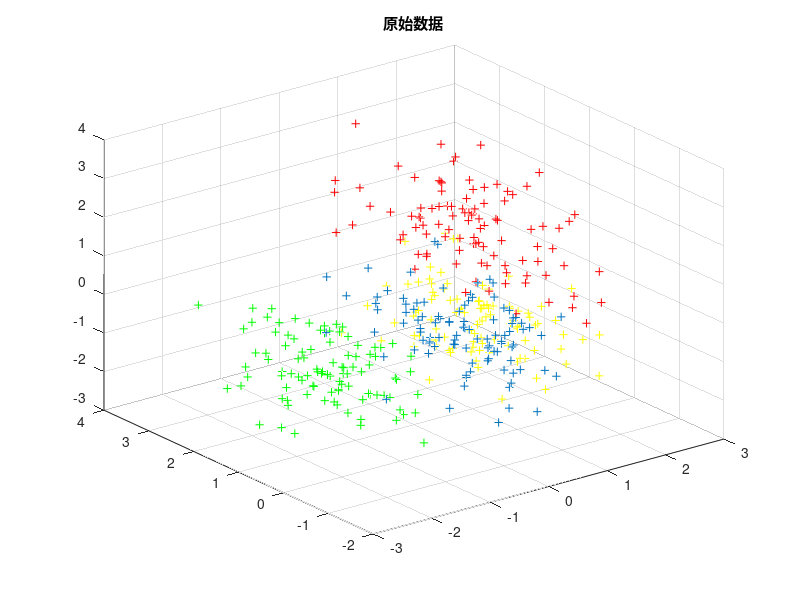
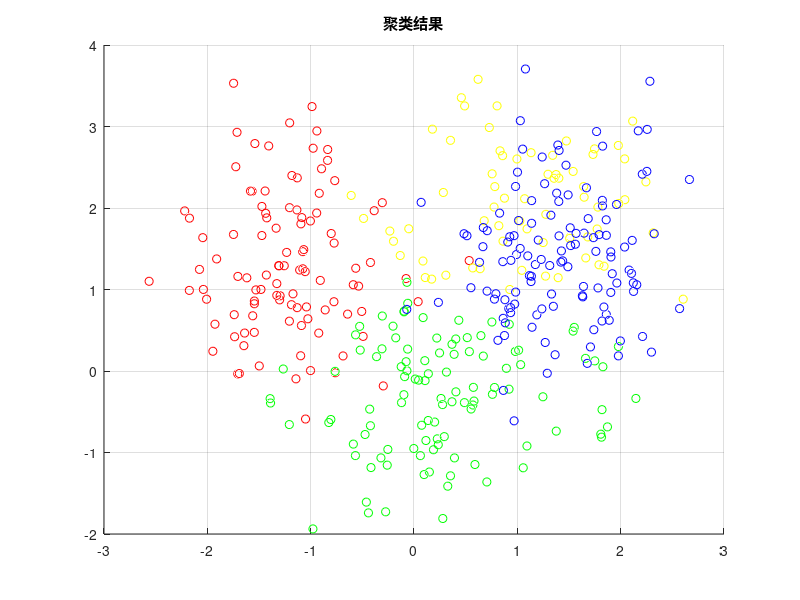

Recreate these plots in MATLAB, in order.
%k-means算法的matlab实现

%%%K-means

clear all
clc

%% 构造随机数据 
mu1=[0 0 0];  
S1=[0.23 0 0;0 0.87 0;0 0 0.56]; 
data1=mvnrnd(mu1,S1,100);   %产生高斯分布数据

%%第二类数据
mu2=[1.25 1.25 1.25];
S2=[0.23 0 0;0 0.87 0;0 0 0.56];
data2=mvnrnd(mu2,S2,100);

%第三个类数据
mu3=[-1.25 1.25 -1.25];
S3=[0.23 0 0;0 0.87 0;0 0 0.56];
data3=mvnrnd(mu3,S3,100);

mu4=[1.5 1.5 1.5];
S4=[0.23 0 0;0 0.87 0;0 0 0.56];
data4 =mvnrnd(mu4,S4,100);

%显示数据
figure;
plot3(data1(:,1),data1(:,2),data1(:,3),'+');
title('原始数据');
hold on
plot3(data2(:,1),data2(:,2),data2(:,3),'r+');
plot3(data3(:,1),data3(:,2),data3(:,3),'g+');
plot3(data4(:,1),data4(:,2),data3(:,3),'y+');
grid on;


data=[data1;data2;data3;data4];   
[row,col] = size(data);
K = 4;
max_iter = 300;%%迭代次数
min_impro = 0.1;%%%%最小步长
display = 1;%%%判定条件
center = zeros(K,col);
U = zeros(K,col);
%% 初始化聚类中心
mi = zeros(col,1);
ma = zeros(col,1);
for i = 1:col
    mi(i,1) = min(data(:,i));
    ma(i,1) = max(data(:,i));
    center(:,i) = ma(i,1) - (ma(i,1) - mi(i,1)) * rand(K,1);
end

%% 开始迭代
for o = 1:max_iter
    %% 计算欧氏距离,用norm函数
    for i = 1:K
        dist{i} = [];
        for j = 1:row
            dist{i} = [dist{i};data(j,:) - center(i,:)];
        end
    end
    
    minDis = zeros(row,K);
    for i = 1:row
        tem = [];
        for j = 1:K
            tem = [tem norm(dist{j}(i,:))];
        end
        [nmin,index] = min(tem);
        minDis(i,index) = norm(dist{index}(i,:));
    end
    
    
    %% 更新聚类中心
     for i = 1:K
        for j = 1:col
            U(i,j) = sum(minDis(:,i).*data(:,j)) / sum(minDis(:,i));
        end
     end
     
     %% 判定
      if display
   end
   if o >1,
       if max(abs(U - center)) < min_impro;
           break;
       else
           center = U;
       end
   end
end

 %% 返回所属的类别
 class = [];
 for i = 1:row
     dist = [];
     for j = 1:K
         dist = [dist norm(data(i,:) - U(j,:))];
     end
     [nmin,index] = min(dist);
     class = [class;data(i,:) index];
 end
  
 %% 显示最后结果
[m,n] = size(class);
figure;
title('聚类结果');
hold on;
for i=1:row 
    if class(i,4)==1   
         plot3(class(i,1),class(i,2),class(i,3),'ro'); 
    elseif class(i,4)==2
         plot3(class(i,1),class(i,2),class(i,3),'go'); 
    elseif class(i,4) == 3
         plot3(class(i,1),class(i,2),class(i,3),'bo'); 
    else
        plot3(class(i,1),class(i,2),class(i,3),'yo'); 
    end
end
grid on;
